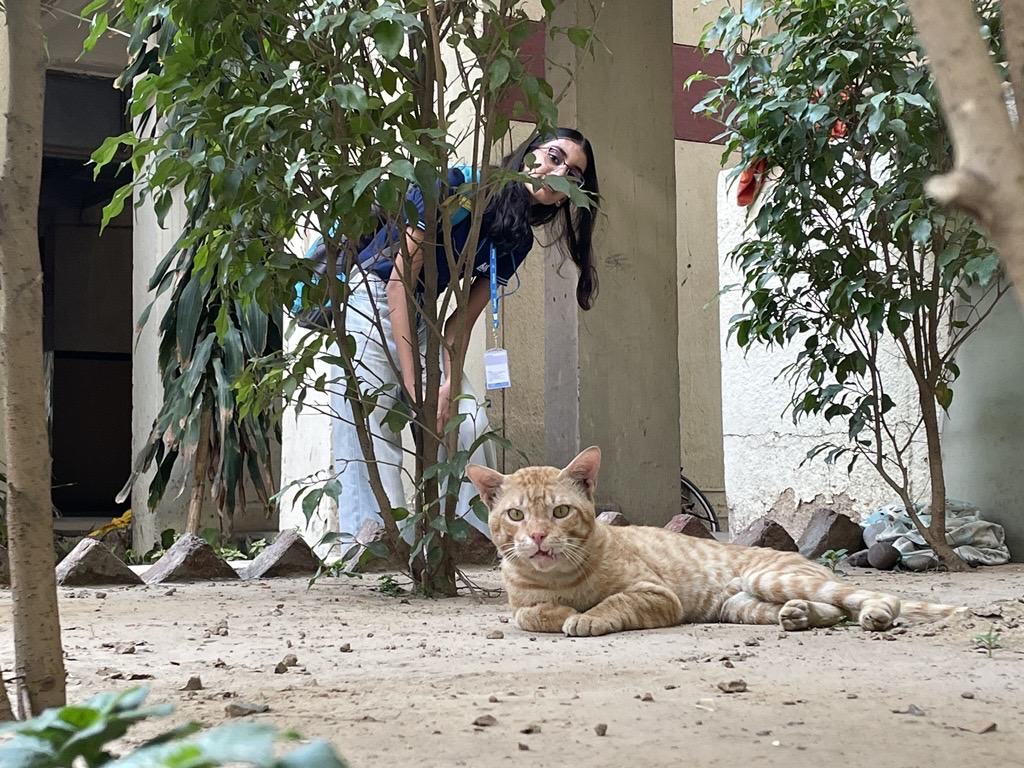
#> input picture data/input_images/Image.jpeg, 1024 x 768 px, found by its file name; its folder holds only this picture in this run
$ jupyter execute --allow-errors load-display-update-image.ipynb
#> lines starting #> are read from the running program, lines starting #| are printed output that depends on the picture
# Load, Display, and Update an Image

[cell 1]
import cv2
import os
import matplotlib.pyplot as plt
import numpy as np

[cell 2]
# image input and output folders
input_folder = 'input_images'
output_folder = 'output_images'

[cell 3]
# function to read all the image file paths from an input folder
def get_image_paths(folder):
    image_extensions = ('.png', '.jpg', '.jpeg', '.bmp', '.tiff')
    return [os.path.join(folder, f) for f in os.listdir(folder) if f.lower().endswith(image_extensions)]

# get all image paths from the input folder
image_paths = get_image_paths(input_folder)

[cell 4]
# function to read the image paths and display the images in a grid using matplotlib
def display_images_in_grid(image_paths):
    # calculate grid size
    n = len(image_paths)
    cols = 4
    rows = (n + cols - 1) // cols  # round up to the nearest whole number

    fig, axes = plt.subplots(rows, cols, figsize=(15, 5 * rows))
    axes = axes.flatten()  # flatten the axes array for easy indexing

    for ax in axes:
        ax.axis('off')  # turn off axis

    for i, image_path in enumerate(image_paths):
        img = cv2.imread(image_path)
#> img is the input picture: shape (768, 1024, 3); mean B, G, R 115.5, 127.7, 129.6
        if img is not None:
            img_rgb = cv2.cvtColor(img, cv2.COLOR_BGR2RGB)  # convert BGR to RGB
            axes[i].imshow(img_rgb)
            axes[i].set_title(os.path.basename(image_path))

    plt.tight_layout()
    plt.show()

# show the images in a grid
display_images_in_grid(image_paths)

[cell 5]
# function to display the image properties
def print_image_properties(image):
    print("Dimensions of the image: ", image.ndim)
#| Dimensions of the image:  3
    print("Image height: ", format(image.shape[0]))
#| Image height:  768
    print("Image width: ", format(image.shape[1]))
#| Image width:  1024
    print("Image channels: ", format(image.shape[2]))
#| Image channels:  3
    print("Size of the image array: ", image.size)
#| Size of the image array:  2359296


# display image properties for all images
for image_path in image_paths:
    img = cv2.imread(image_path)
    if img is not None:
        print(f"Properties of {os.path.basename(image_path)}:")
        print_image_properties(img)
        print("\n")
    else:
        print(f"Could not read image: {image_path}")

[cell 6]
# Access pixel at (0,0) location for all the images in the input folder
for image_path in image_paths:
    img = cv2.imread(image_path)
    if img is not None:
        (b, g, r) = img[0, 0]
#> b = 198; g = 225; r = 222
        print(f"Image: {os.path.basename(image_path)} - Blue: {b}, Green: {g}, Red: {r}")
#| Image: Image.jpeg - Blue: 198, Green: 225, Red: 222
    else:
        print(f"Could not read image: {image_path}")

[cell 7]
# Invert the colors for right-half of all the images in the input folder
for image_path in image_paths:
    img = cv2.imread(image_path)
    if img is not None:
        img_inverted = img.copy()
        img_inverted[:, img.shape[1] // 2:] = 255 - img_inverted[:, img.shape[1] // 2:]
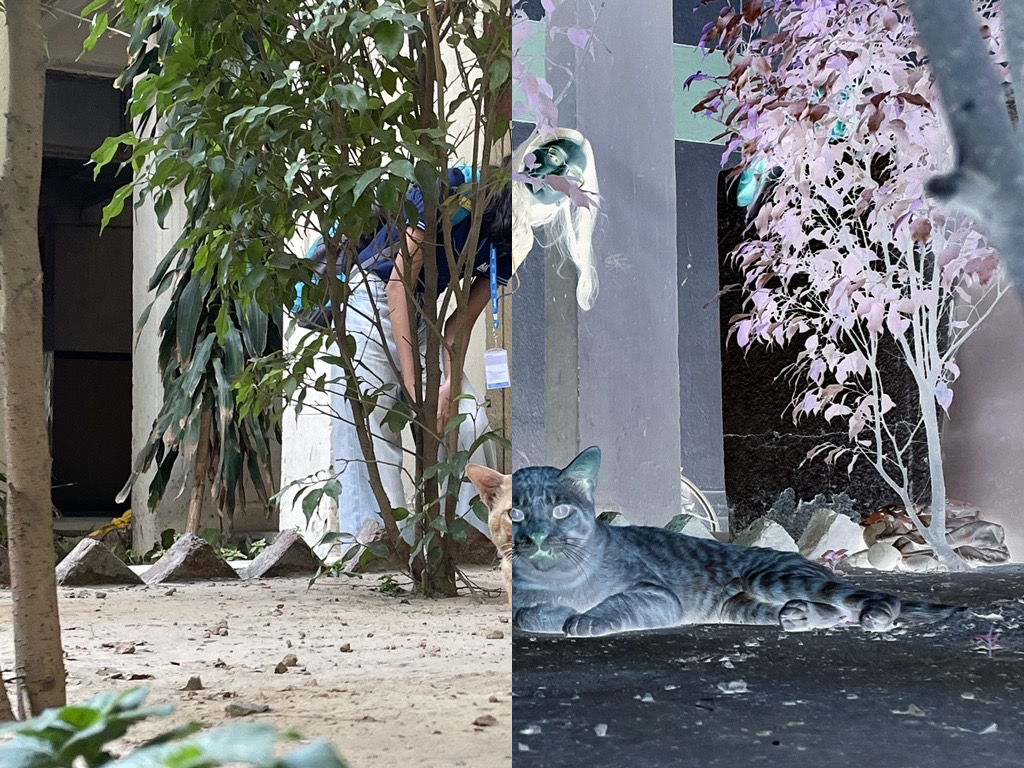
#> img_inverted: shape (768, 1024, 3); mean B, G, R 116.4, 116.1, 113.4
        output_path = os.path.join(output_folder, 'inverted_' + os.path.basename(image_path))
        cv2.imwrite(output_path, img_inverted)
        print(f"Inverted image saved to: {output_path}")
    else:
        print(f"Could not read image: {image_path}")

# Display the inverted images in a grid
#> (the rest of this cell did not finish here and is left out)


[cell 8]
# convert all the image to grayscale
for image_path in image_paths:
    img = cv2.imread(image_path)
    if img is not None:
        img_gray = cv2.cvtColor(img, cv2.COLOR_BGR2GRAY)
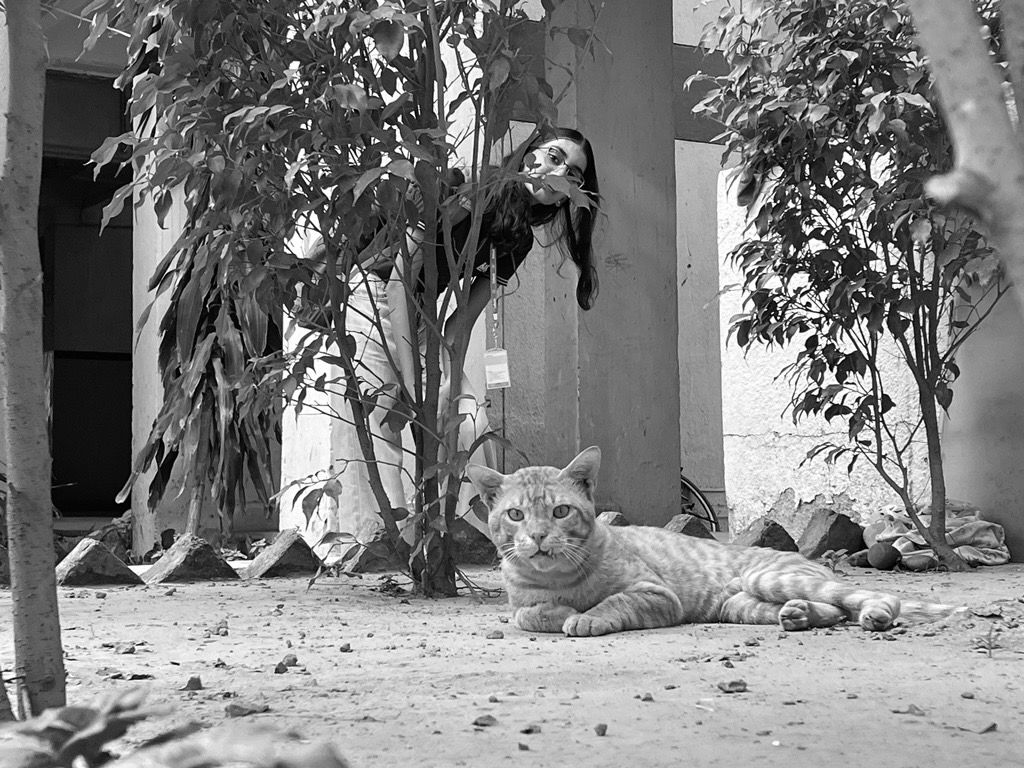
#> img_gray: shape (768, 1024); min 0, max 255, mean 126.9
        output_path = os.path.join(output_folder, 'gray_' + os.path.basename(image_path))
        cv2.imwrite(output_path, img_gray)
        print(f"Grayscale image saved to: {output_path}")
    else:
        print(f"Could not read image: {image_path}")

# Display the grayscale images in a grid
#> (the rest of this cell did not finish here and is left out)


[cell 9]
# resize all the images to 512 pixels width and 512 pixels height
for image_path in image_paths:
    img = cv2.imread(image_path)
    if img is not None:
        img_resized = cv2.resize(img, (512, 512))
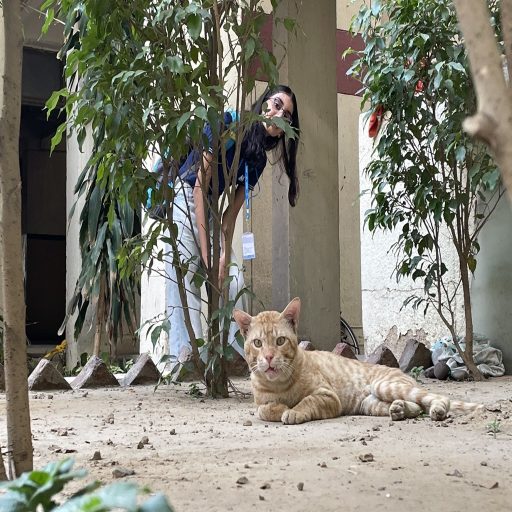
#> img_resized: shape (512, 512, 3); mean B, G, R 115.5, 127.7, 129.5
        output_path = os.path.join(output_folder, 'resized_' + os.path.basename(image_path))
        cv2.imwrite(output_path, img_resized)
        print(f"Resized image saved to: {output_path}")
    else:
        print(f"Could not read image: {image_path}")

# Display the resized images in a grid
#> (the rest of this cell did not finish here and is left out)

$ run again, on data/input_images/Image4.jpeg
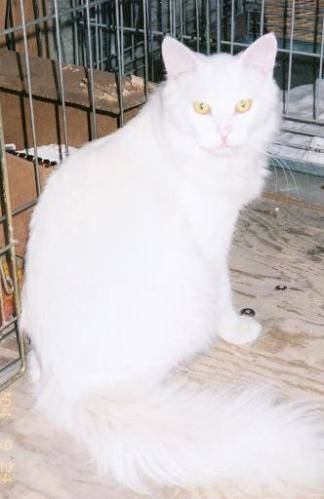
#> input picture data/input_images/Image4.jpeg, 324 x 499 px, found by its file name
#> in display_images_in_grid, img is the input picture: shape (499, 324, 3); mean B, G, R 187.2, 188.5, 194.5
#| Dimensions of the image:  3
#| Image height:  499
#| Image width:  324
#| Image channels:  3
#| Size of the image array:  485028
#> b = 92; g = 117; r = 143
#| Image: Image4.jpeg - Blue: 92, Green: 117, Red: 143
#> `img_inverted[:, img.shape[1] // 2:] = 255 - img_inverted[:, img.shape[..`:
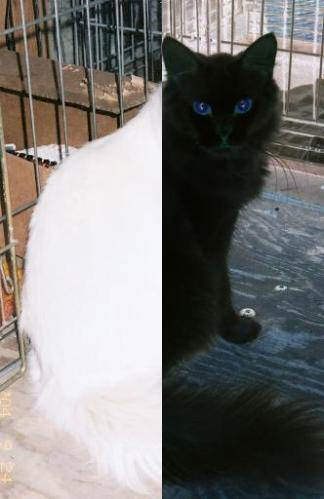
#> img_inverted: shape (499, 324, 3); mean B, G, R 119.5, 121.7, 123.3
#> `img_resized = cv2.resize(img, (512, 512))`:
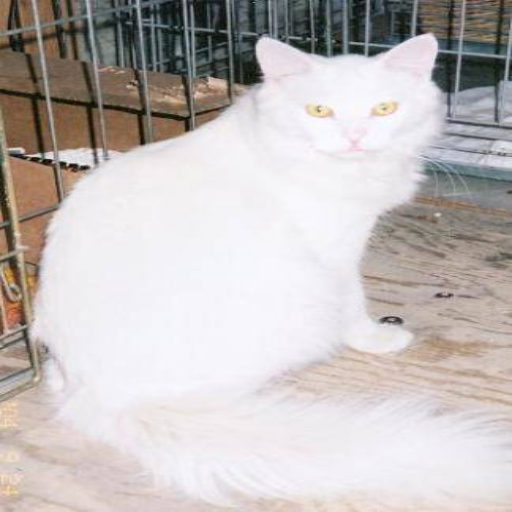
#> img_resized: shape (512, 512, 3); mean B, G, R 187.1, 188.4, 194.4
